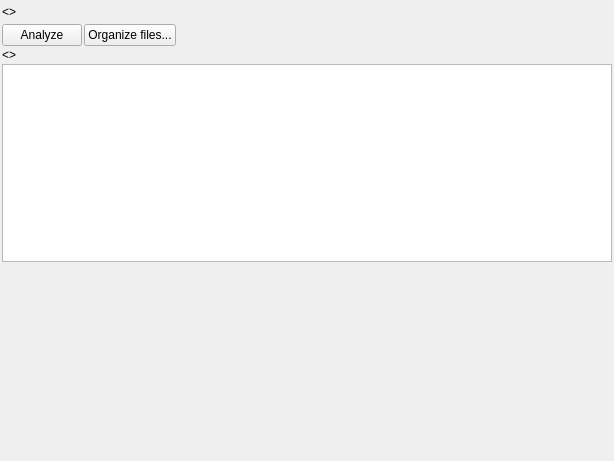
<?xml version="1.0" encoding="UTF-8"?>
<ui version="4.0">
 <class>Form</class>
 <widget class="QWidget" name="Form">
  <property name="geometry">
   <rect>
    <x>0</x>
    <y>0</y>
    <width>614</width>
    <height>461</height>
   </rect>
  </property>
  <property name="windowTitle">
   <string>Form</string>
  </property>
  <layout class="QHBoxLayout" name="horizontalLayout_2">
   <property name="spacing">
    <number>2</number>
   </property>
   <property name="leftMargin">
    <number>2</number>
   </property>
   <property name="topMargin">
    <number>2</number>
   </property>
   <property name="rightMargin">
    <number>2</number>
   </property>
   <property name="bottomMargin">
    <number>2</number>
   </property>
   <item>
    <layout class="QVBoxLayout" name="verticalLayout_2">
     <property name="spacing">
      <number>2</number>
     </property>
     <item>
      <layout class="QVBoxLayout" name="verticalLayout">
       <item>
        <widget class="QLabel" name="lbl_folder_selected">
         <property name="minimumSize">
          <size>
           <width>0</width>
           <height>20</height>
          </size>
         </property>
         <property name="text">
          <string>&lt;&gt;</string>
         </property>
        </widget>
       </item>
       <item>
        <layout class="QHBoxLayout" name="horizontalLayout">
         <item>
          <widget class="QPushButton" name="pb_analyze">
           <property name="toolTip">
            <string>Calculate how many files and subfolders are in selected folder</string>
           </property>
           <property name="text">
            <string>Analyze</string>
           </property>
          </widget>
         </item>
         <item>
          <widget class="QPushButton" name="pb_organize">
           <property name="sizePolicy">
            <sizepolicy hsizetype="Preferred" vsizetype="Preferred">
             <horstretch>0</horstretch>
             <verstretch>0</verstretch>
            </sizepolicy>
           </property>
           <property name="minimumSize">
            <size>
             <width>0</width>
             <height>0</height>
            </size>
           </property>
           <property name="maximumSize">
            <size>
             <width>300</width>
             <height>30</height>
            </size>
           </property>
           <property name="toolTip">
            <string>Search for duplicate files by comparing file's hash between all files in selected folder and its subfolders</string>
           </property>
           <property name="text">
            <string>Organize files...</string>
           </property>
          </widget>
         </item>
         <item>
          <spacer name="horizontalSpacer">
           <property name="orientation">
            <enum>Qt::Horizontal</enum>
           </property>
           <property name="sizeHint" stdset="0">
            <size>
             <width>40</width>
             <height>20</height>
            </size>
           </property>
          </spacer>
         </item>
        </layout>
       </item>
      </layout>
     </item>
     <item>
      <layout class="QGridLayout" name="gridLayout">
       <property name="spacing">
        <number>2</number>
       </property>
       <item row="0" column="0">
        <widget class="QLabel" name="lbl_info">
         <property name="text">
          <string>&lt;&gt;</string>
         </property>
        </widget>
       </item>
       <item row="2" column="0">
        <spacer name="verticalSpacer">
         <property name="orientation">
          <enum>Qt::Vertical</enum>
         </property>
         <property name="sizeHint" stdset="0">
          <size>
           <width>20</width>
           <height>5</height>
          </size>
         </property>
        </spacer>
       </item>
       <item row="1" column="0">
        <widget class="QTableView" name="tbl_file_data"/>
       </item>
      </layout>
     </item>
    </layout>
   </item>
  </layout>
 </widget>
 <resources/>
 <connections/>
</ui>
